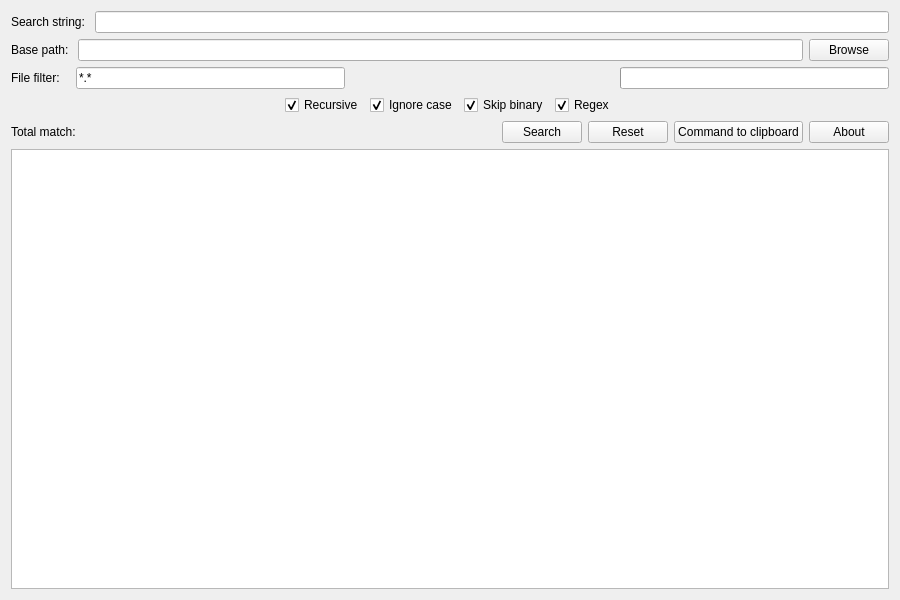
<?xml version="1.0" encoding="UTF-8"?>
<ui version="4.0">
 <class>Form</class>
 <widget class="QWidget" name="Form">
  <property name="geometry">
   <rect>
    <x>0</x>
    <y>0</y>
    <width>900</width>
    <height>600</height>
   </rect>
  </property>
  <property name="windowTitle">
   <string>Ripgrep GUI</string>
  </property>
  <layout class="QVBoxLayout" name="verticalLayout">
   <item>
    <layout class="QHBoxLayout" name="horizontalLayout">
     <item>
      <widget class="QLabel" name="search_string_label">
       <property name="text">
        <string>Search string: </string>
       </property>
      </widget>
     </item>
     <item>
      <widget class="QLineEdit" name="search_string_edit"/>
     </item>
    </layout>
   </item>
   <item>
    <layout class="QHBoxLayout" name="horizontalLayout_2">
     <item>
      <widget class="QLabel" name="base_path_label">
       <property name="text">
        <string>Base path: </string>
       </property>
      </widget>
     </item>
     <item>
      <widget class="QLineEdit" name="base_path_edit"/>
     </item>
     <item>
      <widget class="QPushButton" name="browse_btn">
       <property name="text">
        <string>Browse</string>
       </property>
      </widget>
     </item>
    </layout>
   </item>
   <item>
    <layout class="QHBoxLayout" name="horizontalLayout_5">
     <item>
      <widget class="QLabel" name="filefilter_label">
       <property name="text">
        <string>File filter:   </string>
       </property>
      </widget>
     </item>
     <item>
      <widget class="QLineEdit" name="filefilter_edit">
       <property name="text">
        <string>*.*</string>
       </property>
      </widget>
     </item>
     <item>
      <spacer name="horizontalSpacer_2">
       <property name="orientation">
        <enum>Qt::Orientation::Horizontal</enum>
       </property>
       <property name="sizeHint" stdset="0">
        <size>
         <width>40</width>
         <height>20</height>
        </size>
       </property>
      </spacer>
     </item>
     <item>
      <widget class="QProgressBar" name="progressBar">
       <property name="textVisible">
        <bool>false</bool>
       </property>
      </widget>
     </item>
    </layout>
   </item>
   <item>
    <layout class="QHBoxLayout" name="horizontalLayout_4">
     <item>
      <spacer name="horizontalSpacer_4">
       <property name="orientation">
        <enum>Qt::Orientation::Horizontal</enum>
       </property>
       <property name="sizeHint" stdset="0">
        <size>
         <width>40</width>
         <height>20</height>
        </size>
       </property>
      </spacer>
     </item>
     <item>
      <widget class="QCheckBox" name="recursive_checkbox">
       <property name="text">
        <string>Recursive</string>
       </property>
       <property name="checked">
        <bool>true</bool>
       </property>
      </widget>
     </item>
     <item>
      <widget class="QCheckBox" name="ignore_case_checkbox">
       <property name="text">
        <string>Ignore case</string>
       </property>
       <property name="checked">
        <bool>true</bool>
       </property>
      </widget>
     </item>
     <item>
      <widget class="QCheckBox" name="skip_binary_checkbox">
       <property name="text">
        <string>Skip binary</string>
       </property>
       <property name="checked">
        <bool>true</bool>
       </property>
      </widget>
     </item>
     <item>
      <widget class="QCheckBox" name="regex_checkbox">
       <property name="text">
        <string>Regex</string>
       </property>
       <property name="checked">
        <bool>true</bool>
       </property>
      </widget>
     </item>
     <item>
      <spacer name="horizontalSpacer_3">
       <property name="orientation">
        <enum>Qt::Orientation::Horizontal</enum>
       </property>
       <property name="sizeHint" stdset="0">
        <size>
         <width>40</width>
         <height>20</height>
        </size>
       </property>
      </spacer>
     </item>
    </layout>
   </item>
   <item>
    <layout class="QHBoxLayout" name="horizontalLayout_3">
     <item>
      <widget class="QLabel" name="total_label">
       <property name="text">
        <string>Total match: </string>
       </property>
      </widget>
     </item>
     <item>
      <spacer name="horizontalSpacer">
       <property name="orientation">
        <enum>Qt::Orientation::Horizontal</enum>
       </property>
       <property name="sizeHint" stdset="0">
        <size>
         <width>40</width>
         <height>20</height>
        </size>
       </property>
      </spacer>
     </item>
     <item>
      <widget class="QPushButton" name="search_btn">
       <property name="text">
        <string>Search</string>
       </property>
      </widget>
     </item>
     <item>
      <widget class="QPushButton" name="reset_btn">
       <property name="text">
        <string>Reset</string>
       </property>
      </widget>
     </item>
     <item>
      <widget class="QPushButton" name="copy_command_btn">
       <property name="text">
        <string>Command to clipboard</string>
       </property>
      </widget>
     </item>
     <item>
      <widget class="QPushButton" name="about_btn">
       <property name="text">
        <string>About</string>
       </property>
      </widget>
     </item>
    </layout>
   </item>
   <item>
    <widget class="QTableWidget" name="result_table">
     <property name="contextMenuPolicy">
      <enum>Qt::ContextMenuPolicy::CustomContextMenu</enum>
     </property>
     <property name="editTriggers">
      <set>QAbstractItemView::EditTrigger::NoEditTriggers</set>
     </property>
     <property name="selectionBehavior">
      <enum>QAbstractItemView::SelectionBehavior::SelectRows</enum>
     </property>
    </widget>
   </item>
  </layout>
 </widget>
 <resources/>
 <connections/>
</ui>
